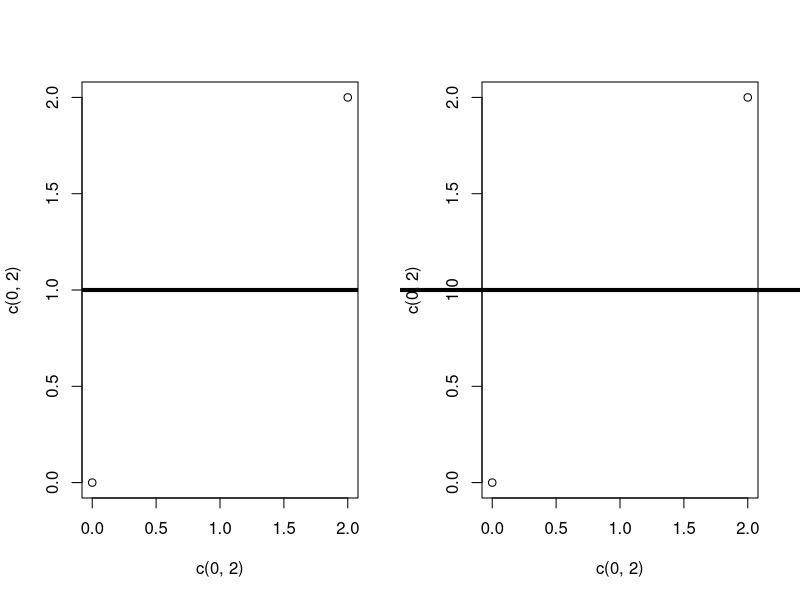

The R source for this figure:
## ---- chunk 1
apropos('Sys')
## ---- chunk 2
apropos('^Sys')
## ---- chunk 3
apropos('^Sys.*time$', ignore.case = FALSE)
## ---- chunk 4
df <- data.frame(data = sample(1:5, 20, replace = TRUE))
table(df$data)
## ---- chunk 5
df <- data.frame(
  observations = paste0('species', sample(1:5, 50, replace = TRUE)),
  year = sort(sample(2015:2018, 50, replace = TRUE))
)
table(df)
## ---- chunk 6
df$atr1 <- rep(c("val1", "val2"), each = 25)
tb <- table(df)
tb
## ---- chunk 7
tb[, , 1]
## ---- chunk 8
as.data.frame(table(paste0(df$year, '_', df$observations)))
## ---- chunk 9
0 == FALSE
!0
!1
!7.45
## ---- chunk 10
vec0 <- 1:7
vec1 <- vec0[vec0 > 5]
vec2 <- vec0[vec0 > 7]
!(length(vec1))
!(length(vec2))
## ---- chunk 11
expand.grid(LETTERS[1:4], LETTERS[5:6])
## ---- chunk 12
expand.grid(LETTERS[1:4], LETTERS[1:4])
## ---- chunk 13
combn(LETTERS[1:5], 2)
## ---- chunk 14
combn(LETTERS[1:5], 4)
## ---- chunk 15
as.data.frame(t(combn(LETTERS[1:5], 2)))
## ---- chunk 16
par(mfrow = c(1, 2))
plot(c(0, 2), c(0, 2))
lines(c(-1, 3), c(1, 1), lwd = 4)
##
par(xpd = TRUE)
plot(c(0, 2), c(0, 2))
lines(c(-1, 3), c(1, 1), lwd = 4)
## ---- chunk 17

